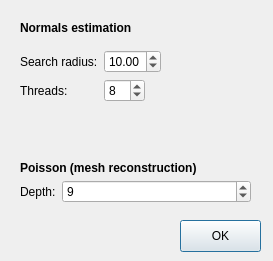
<?xml version="1.0" encoding="UTF-8"?>
<ui version="4.0">
 <class>PoissonParamsDialog</class>
 <widget class="QDialog" name="PoissonParamsDialog">
  <property name="geometry">
   <rect>
    <x>0</x>
    <y>0</y>
    <width>273</width>
    <height>261</height>
   </rect>
  </property>
  <property name="windowTitle">
   <string>Dialog</string>
  </property>
  <property name="modal">
   <bool>true</bool>
  </property>
  <widget class="QWidget" name="formLayoutWidget_2">
   <property name="geometry">
    <rect>
     <x>20</x>
     <y>50</y>
     <width>231</width>
     <height>81</height>
    </rect>
   </property>
   <layout class="QFormLayout" name="formLayout_2">
    <property name="fieldGrowthPolicy">
     <enum>QFormLayout::FieldsStayAtSizeHint</enum>
    </property>
    <item row="2" column="0">
     <widget class="QLabel" name="label_6">
      <property name="text">
       <string>Threads:</string>
      </property>
     </widget>
    </item>
    <item row="2" column="1">
     <widget class="QSpinBox" name="normalsThreadsSpinBox">
      <property name="value">
       <number>8</number>
      </property>
     </widget>
    </item>
    <item row="1" column="0">
     <widget class="QLabel" name="label_7">
      <property name="text">
       <string>Search radius:</string>
      </property>
     </widget>
    </item>
    <item row="1" column="1">
     <widget class="QDoubleSpinBox" name="normalsSearchRadiusSpinBox">
      <property name="value">
       <double>10.000000000000000</double>
      </property>
     </widget>
    </item>
   </layout>
  </widget>
  <widget class="QLabel" name="label_5">
   <property name="geometry">
    <rect>
     <x>20</x>
     <y>20</y>
     <width>361</width>
     <height>16</height>
    </rect>
   </property>
   <property name="font">
    <font>
     <weight>75</weight>
     <bold>true</bold>
    </font>
   </property>
   <property name="text">
    <string>Normals estimation</string>
   </property>
  </widget>
  <widget class="QLabel" name="label_8">
   <property name="geometry">
    <rect>
     <x>20</x>
     <y>160</y>
     <width>361</width>
     <height>16</height>
    </rect>
   </property>
   <property name="font">
    <font>
     <weight>75</weight>
     <bold>true</bold>
    </font>
   </property>
   <property name="text">
    <string>Poisson (mesh reconstruction)</string>
   </property>
  </widget>
  <widget class="QWidget" name="formLayoutWidget_3">
   <property name="geometry">
    <rect>
     <x>20</x>
     <y>180</y>
     <width>231</width>
     <height>31</height>
    </rect>
   </property>
   <layout class="QFormLayout" name="formLayout_3">
    <item row="0" column="0">
     <widget class="QLabel" name="label_9">
      <property name="text">
       <string>Depth:</string>
      </property>
     </widget>
    </item>
    <item row="0" column="1">
     <widget class="QSpinBox" name="poissonDepthSpinBox">
      <property name="value">
       <number>9</number>
      </property>
     </widget>
    </item>
   </layout>
  </widget>
  <widget class="QPushButton" name="okButton">
   <property name="geometry">
    <rect>
     <x>180</x>
     <y>220</y>
     <width>81</width>
     <height>32</height>
    </rect>
   </property>
   <property name="text">
    <string>OK</string>
   </property>
  </widget>
 </widget>
 <resources/>
 <connections>
  <connection>
   <sender>okButton</sender>
   <signal>clicked()</signal>
   <receiver>PoissonParamsDialog</receiver>
   <slot>accept()</slot>
   <hints>
    <hint type="sourcelabel">
     <x>340</x>
     <y>235</y>
    </hint>
    <hint type="destinationlabel">
     <x>195</x>
     <y>130</y>
    </hint>
   </hints>
  </connection>
 </connections>
</ui>
